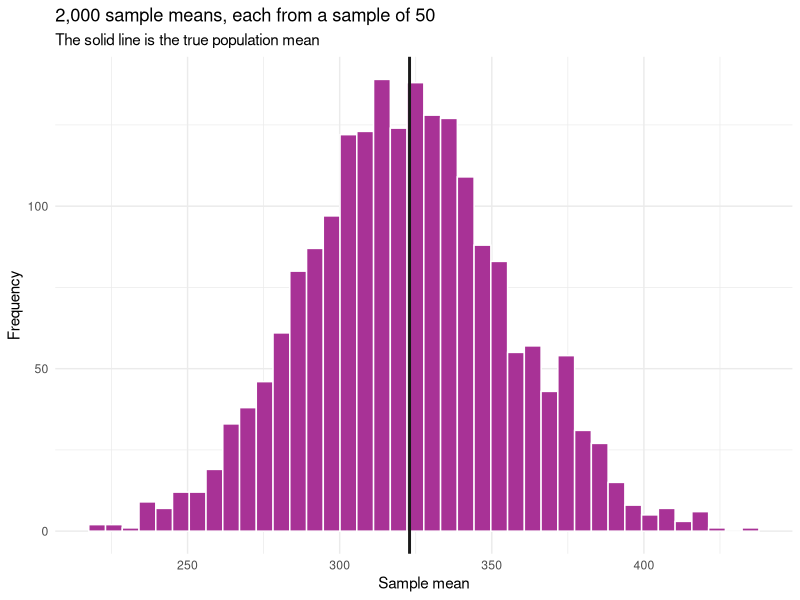
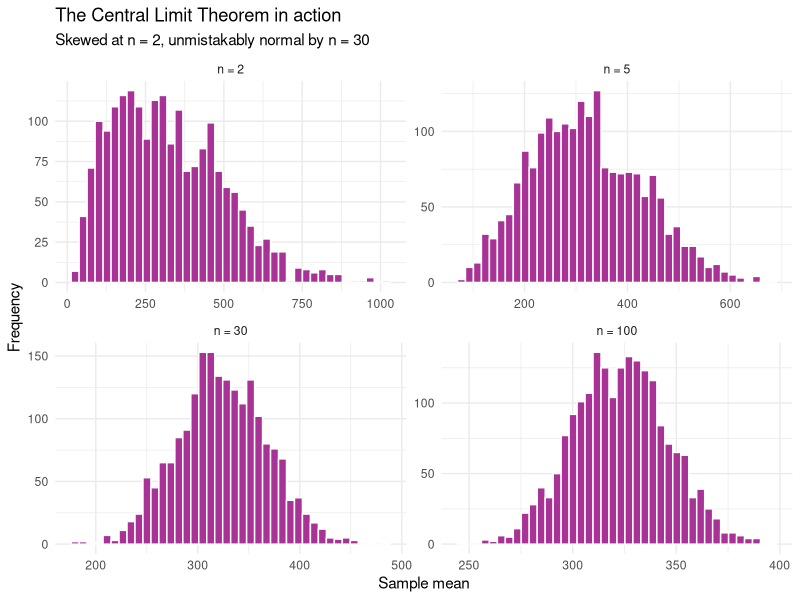
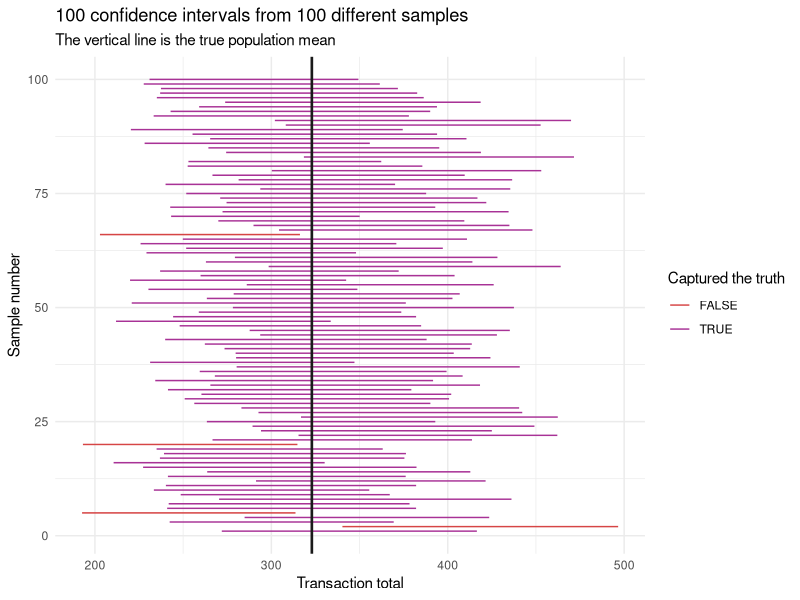

Reproduce these figures in R, in order.
## ---- chunk 1
library(tidyverse)
library(readxl)

set.seed(2024)

sales <- read_excel("../data/supermarket_sales.xlsx")
## ---- chunk 2
true_mean <- mean(sales$Total)
true_sd   <- sd(sales$Total)

tibble(true_mean = round(true_mean, 2), true_sd = round(true_sd, 2))
## ---- chunk 3
sample_1 <- sample(sales$Total, size = 50)
sample_2 <- sample(sales$Total, size = 50)
sample_3 <- sample(sales$Total, size = 50)

tibble(
  sample = c("Sample 1", "Sample 2", "Sample 3", "TRUE POPULATION"),
  mean   = round(c(mean(sample_1), mean(sample_2), mean(sample_3), true_mean), 2)
)
## ---- chunk 4
sample_means_50 <- replicate(2000, mean(sample(sales$Total, size = 50)))

tibble(
  mean_of_the_means = round(mean(sample_means_50), 2),
  true_mean         = round(true_mean, 2),
  sd_of_the_means   = round(sd(sample_means_50), 2)
)
## ---- chunk 5
tibble(sample_mean = sample_means_50) |>
  ggplot(aes(x = sample_mean)) +
  geom_histogram(bins = 40, fill = "#A83296", colour = "white") +
  geom_vline(xintercept = true_mean, colour = "#1A1A1A", linewidth = 1) +
  labs(title = "2,000 sample means, each from a sample of 50",
       subtitle = "The solid line is the true population mean",
       x = "Sample mean", y = "Frequency") +
  theme_minimal()
## ---- chunk 6
sample_sizes <- c(2, 5, 30, 100)

clt_data <- map_dfr(sample_sizes, function(size_n) {
  tibble(
    n           = paste("n =", size_n),
    sample_mean = replicate(2000, mean(sample(sales$Total, size = size_n)))
  )
}) |>
  mutate(n = factor(n, levels = paste("n =", sample_sizes)))

ggplot(clt_data, aes(x = sample_mean)) +
  geom_histogram(bins = 40, fill = "#A83296", colour = "white") +
  facet_wrap(~ n, scales = "free") +
  labs(title = "The Central Limit Theorem in action",
       subtitle = "Skewed at n = 2, unmistakably normal by n = 30",
       x = "Sample mean", y = "Frequency") +
  theme_minimal()
## ---- chunk 7
n <- 50

tibble(
  formula_se  = round(true_sd / sqrt(n), 3),
  simulated_se = round(sd(sample_means_50), 3)
)
## ---- chunk 8
tibble(
  sample_size    = c(10, 25, 50, 100, 400, 1600),
  standard_error = round(true_sd / sqrt(c(10, 25, 50, 100, 400, 1600)), 2)
)
## ---- chunk 9
my_sample <- sample(sales$Total, size = 50)

x_bar <- mean(my_sample)
s     <- sd(my_sample)
n     <- length(my_sample)
se    <- s / sqrt(n)

# The multiplier for 95 percent confidence, with n - 1 degrees of freedom
t_star <- qt(0.975, df = n - 1)

tibble(
  x_bar  = round(x_bar, 2),
  se     = round(se, 2),
  t_star = round(t_star, 3),
  lower  = round(x_bar - t_star * se, 2),
  upper  = round(x_bar + t_star * se, 2)
)
## ---- chunk 10
tibble(
  sample_size = c(5, 10, 30, 100, 1000),
  t_multiplier = round(qt(0.975, df = c(5, 10, 30, 100, 1000) - 1), 3),
  z_multiplier = round(qnorm(0.975), 3)
)
## ---- chunk 11
t.test(my_sample)
## ---- chunk 12
t.test(my_sample)$conf.int
## ---- chunk 13
tibble(
  level = c("90%", "95%", "99%"),
  lower = c(t.test(my_sample, conf.level = 0.90)$conf.int[1],
            t.test(my_sample, conf.level = 0.95)$conf.int[1],
            t.test(my_sample, conf.level = 0.99)$conf.int[1]),
  upper = c(t.test(my_sample, conf.level = 0.90)$conf.int[2],
            t.test(my_sample, conf.level = 0.95)$conf.int[2],
            t.test(my_sample, conf.level = 0.99)$conf.int[2])
) |>
  mutate(width = round(upper - lower, 2),
         lower = round(lower, 2),
         upper = round(upper, 2))
## ---- chunk 14
set.seed(99)

ci_results <- map_dfr(1:100, function(i) {
  s  <- sample(sales$Total, size = 50)
  ci <- t.test(s)$conf.int
  tibble(
    run      = i,
    lower    = ci[1],
    upper    = ci[2],
    captured = ci[1] <= true_mean & true_mean <= ci[2]
  )
})

# How many of the 100 intervals contained the true mean?
sum(ci_results$captured)
## ---- chunk 15
ggplot(ci_results, aes(y = run, colour = captured)) +
  geom_segment(aes(x = lower, xend = upper, yend = run), linewidth = 0.5) +
  geom_vline(xintercept = true_mean, colour = "#1A1A1A", linewidth = 0.9) +
  scale_colour_manual(values = c("TRUE" = "#A83296", "FALSE" = "#D64545"),
                      name = "Captured the truth") +
  labs(title = "100 confidence intervals from 100 different samples",
       subtitle = "The vertical line is the true population mean",
       x = "Transaction total", y = "Sample number") +
  theme_minimal()
## ---- chunk 16
members <- sum(sales$`Customer type` == "Member")
total   <- nrow(sales)

tibble(members, total, proportion = round(members / total, 4))
## ---- chunk 17
prop.test(members, total)
## ---- chunk 18
prop.test(members, total)$conf.int
## ---- chunk 19
p_hat <- members / total

moe <- 1.96 * sqrt(p_hat * (1 - p_hat) / total)

tibble(
  estimate       = round(p_hat, 4),
  margin_of_error = round(moe, 4),
  lower          = round(p_hat - moe, 4),
  upper          = round(p_hat + moe, 4)
)
## ---- chunk 20
target_errors <- c(50, 25, 10, 5)

tibble(
  target_margin = target_errors,
  needed_n      = ceiling((1.96 * true_sd / target_errors)^2)
)
## ---- chunk 21
target_moe <- c(0.05, 0.03, 0.02, 0.01)

tibble(
  target_margin = target_moe,
  needed_n      = ceiling(1.96^2 * 0.25 / target_moe^2)
)
